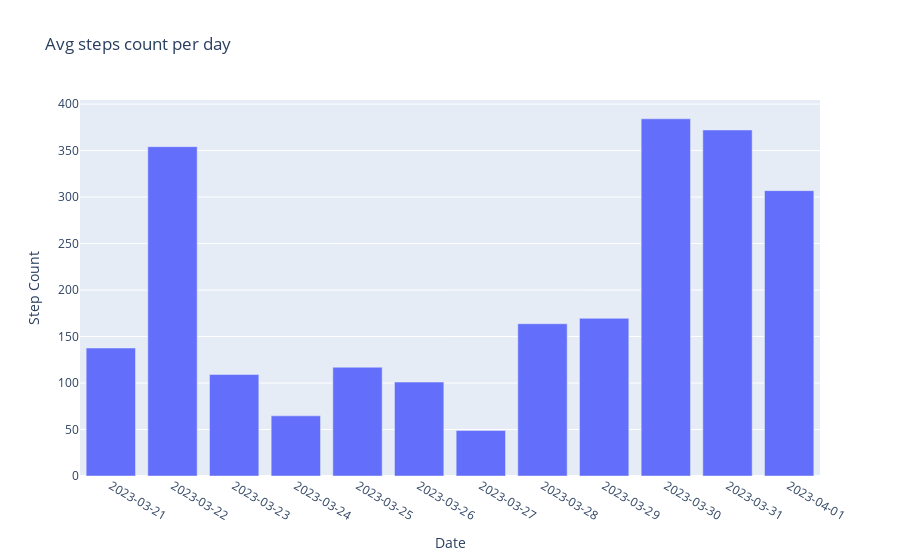

This figure's notebook cell:
### Code cell
avg_steps_count_perday = data.groupby('Date')['Step Count'].mean().reset_index()

fig = px.bar(avg_steps_count_perday,x='Date',
            y='Step Count',
            title='Avg steps count per day')
fig.update_xaxes(type='category')
fig.show()

### Figure 1 — Plotly figure (JSON) as saved in the notebook; plotly's stock layout.template omitted (floating-point values rounded to 4 significant figures)
{"data": [{"alignmentgroup": "True", "hovertemplate": "Date=%{x}<br>Step Count=%{y}<extra></extra>", "legendgroup": "", "marker": {"color": "#636efa", "pattern": {"shape": ""}}, "name": "", "offsetgroup": "", "orientation": "v", "showlegend": false, "textposition": "auto", "type": "bar", "x": ["2023-03-21", "2023-03-22", "2023-03-23", "2023-03-24", "2023-03-25", "2023-03-26", "2023-03-27", "2023-03-28", "2023-03-29", "2023-03-30", "2023-03-31", "2023-04-01"], "xaxis": "x", "y": [137.6, 354.2, 109.1, 64.67, 117, 101, 48.88, 163.8, 169.6, 384.2, 372.2, 306.9], "yaxis": "y"}], "layout": {"barmode": "relative", "legend": {"tracegroupgap": 0}, "title": {"text": "Avg steps count per day"}, "xaxis": {"anchor": "y", "domain": [0, 1], "title": {"text": "Date"}, "type": "category"}, "yaxis": {"anchor": "x", "domain": [0, 1], "title": {"text": "Step Count"}}}}
